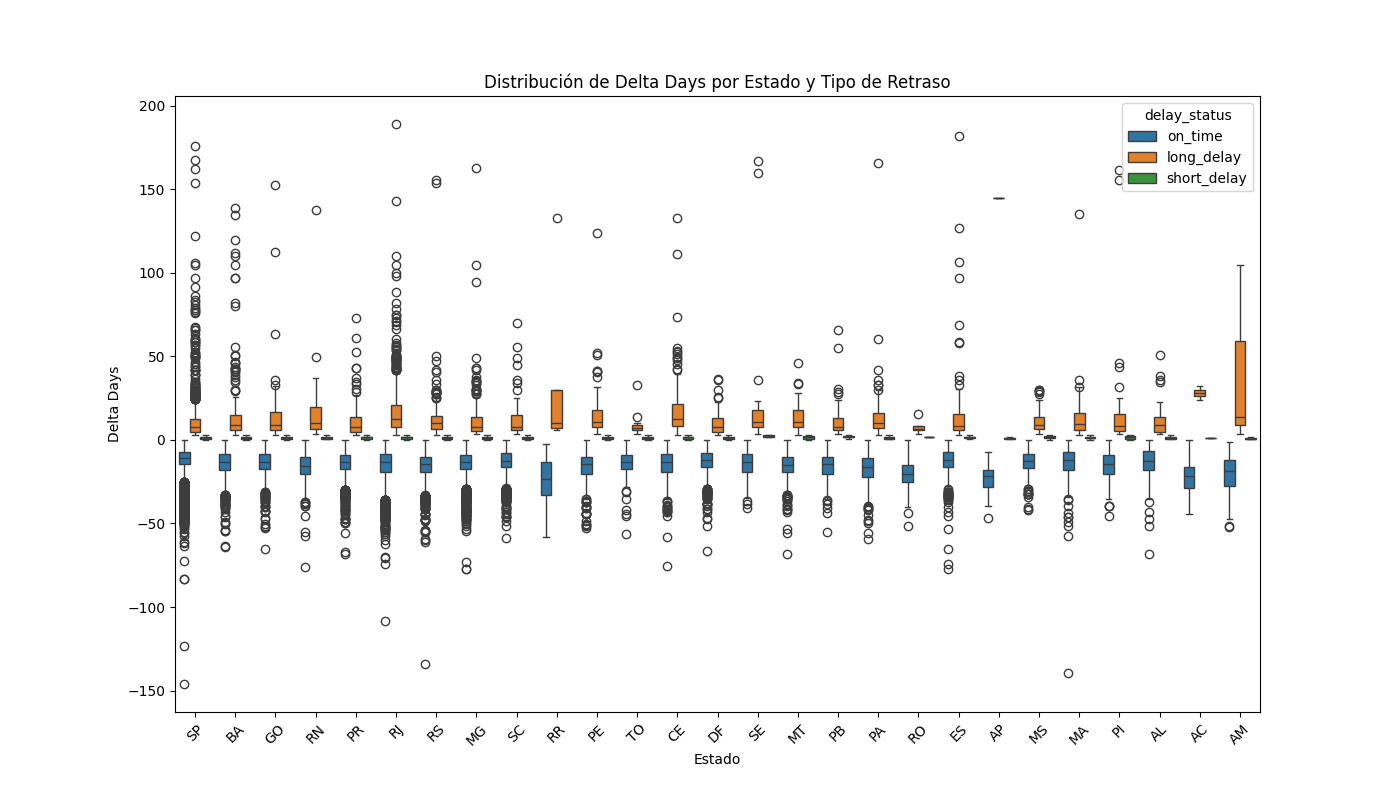

Write Python code to recreate this figure.
import os
import numpy as np
import matplotlib.pyplot as plt
import pandas as pd
import seaborn as sns
import warnings
warnings.filterwarnings('ignore')

#Lectura de datos.
DATA_PATH="/Users/Pedro Ramirez/OneDrive - Hospitales MAC/Documents/Sprint1/data"
FILE_CONSOLIDATED_DATA = 'oilst_processed.csv'

#Conversión de fechas.
columns_dates=[
    'order_purchase_timestamp',
    'order_approved_at',
    'order_delivered_carrier_date',
    'order_delivered_customer_date',
    'order_estimated_delivery_date'
    ]
oilst = pd.read_csv(
    os.path.join(DATA_PATH, FILE_CONSOLIDATED_DATA),
    parse_dates=columns_dates
    )

#Filtros de entregas completadas, con entregas moderadas y prolongadas.
delivered = oilst.query("order_status == 'delivered'")

# Crear la figura para la visualización.
plt.figure(figsize=(14, 8))

# Visualización de la distribución de la variable delta_days a lo largo de los estados de Brasil.
sns.boxplot(x='customer_state', y='delta_days', hue='delay_status', data=delivered)
plt.title('Distribución de Delta Days por Estado y Tipo de Retraso')
plt.xlabel('Estado')
plt.ylabel('Delta Days')

# Rotar las etiquetas del eje x para una mejor legibilidad.
plt.xticks(rotation=45)

# Guardar la imagen.
plt.savefig('3_c_delta_day_by_state_and_delay_type.png')
plt.show()